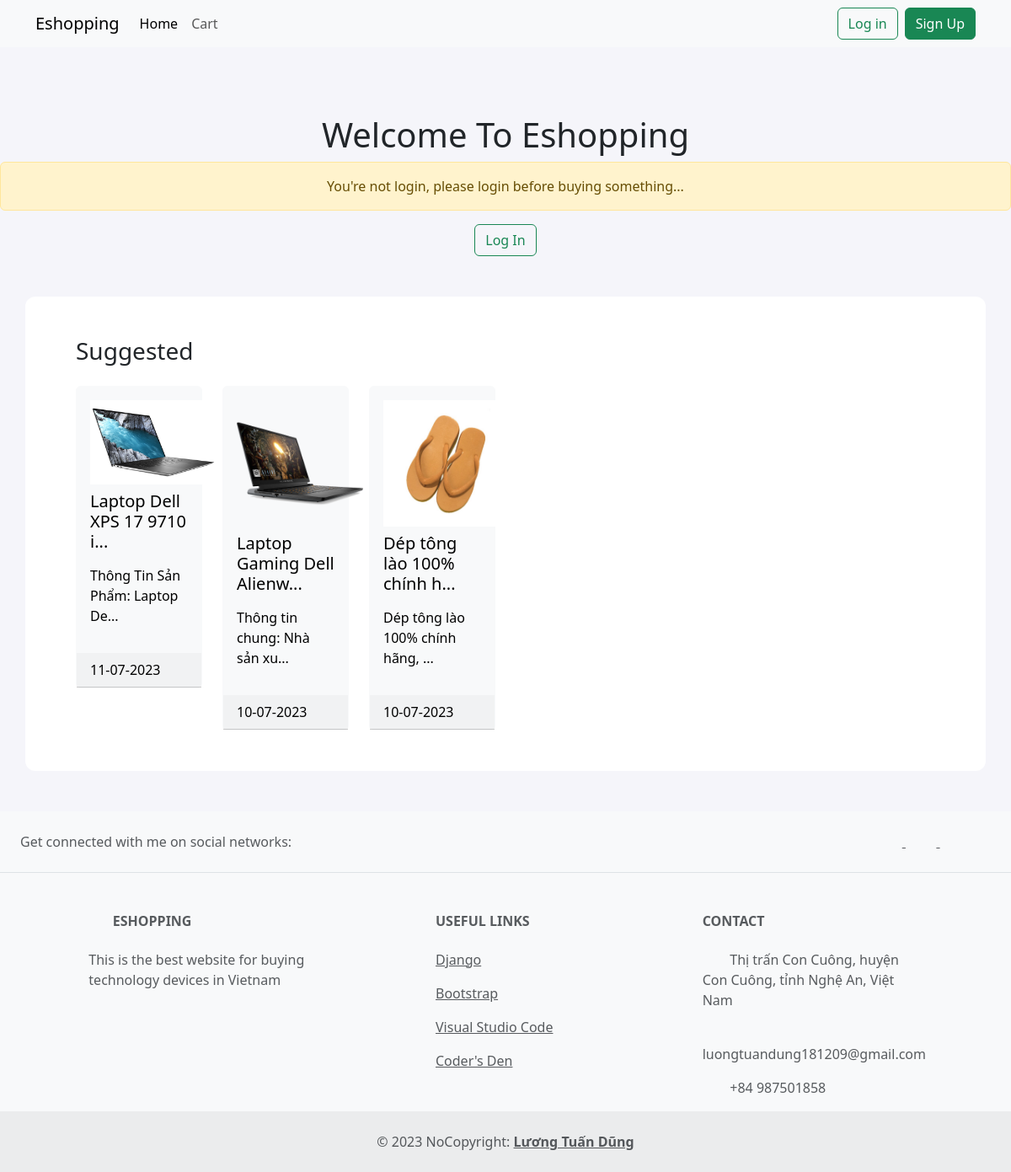
The app's page /, older data.
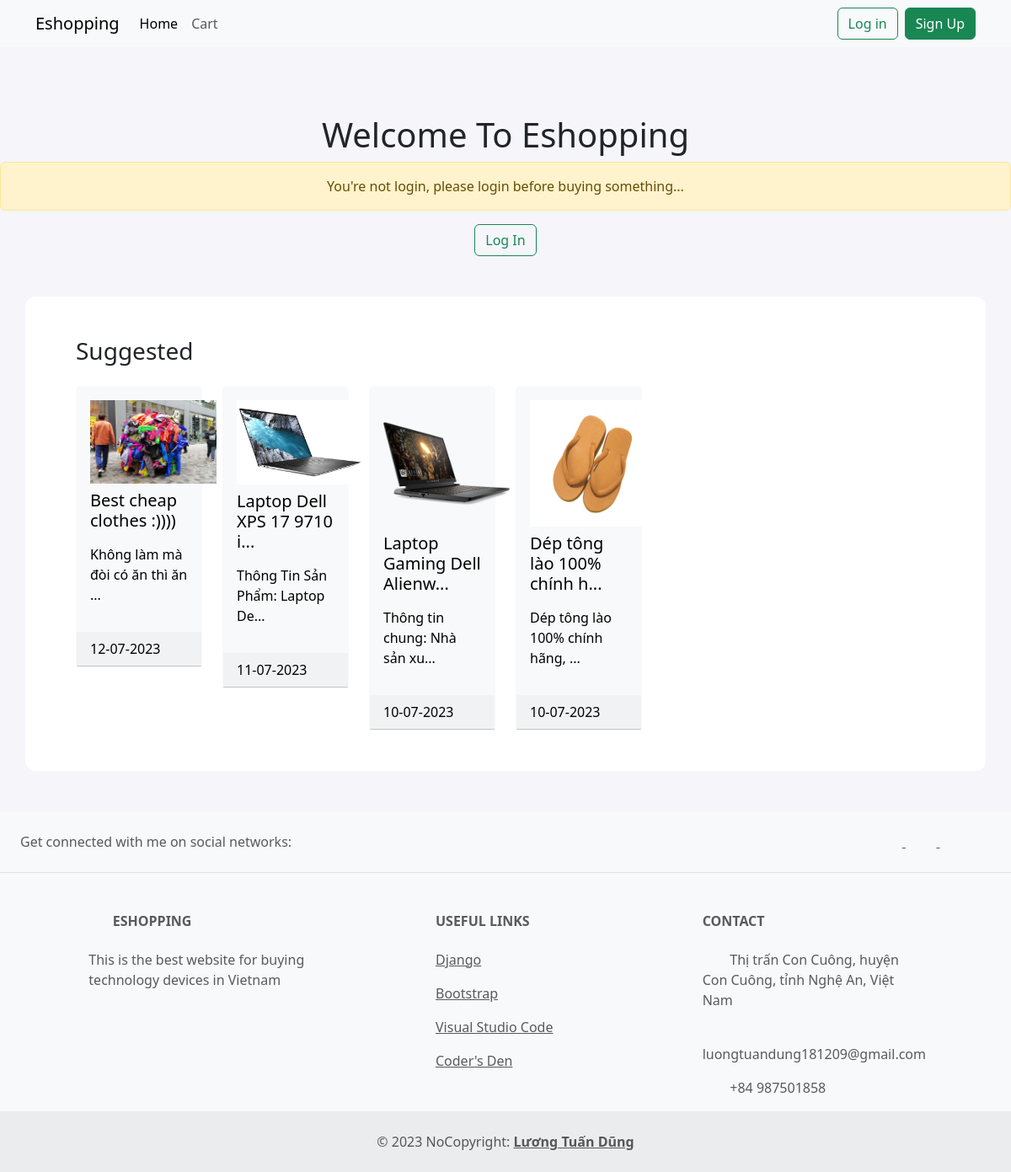
The same page, newer data.
### mall/models.py (models this page shows)
class Product(models.Model):
    title = models.CharField(max_length=1000)
    description = models.TextField()
    image = models.ImageField(null=True)
    date = models.DateTimeField(auto_now_add=True)
    cost = models.IntegerField()

### mall/views.py (the view)
# urls.py: path('', include('mall.urls')),
def mall(request):
    Data = {'Products': Product.objects.all().order_by('-date')}
    return render(request, 'mall/mall.html', Data)

### templates/mall/mall.html (shortened to what this page needs)
{% extends '../base.html' %}
{% block content %}
<div class="header" style="margin-bottom: 3rem;">
    <div class="text-center">
        {% if user.is_authenticated %}
        <h1>Hi {{ user.username }}! Have a good day!</h1>
        {% else %}
        <h1>Welcome To Eshopping</h1>
        <div class="alert alert-warning" role="alert">
            You're not login, please login before buying something...
          </div>
        <a class="btn btn-outline-success" href="{% url 'login' %}">Log In</a>
        {% endif %}
    </div>
</div>
<div class="body">
    <div class="container">
        <div class="row pt-5 pb-5" style="background-color: #fff; border-radius: 12px; padding-left: 3rem; padding-right: 3rem;">
            <h3 class="text-dark pb-3">Suggested</h3>
            {% for product in Products %}
            <div class="col-md-2">
                <a href="{% url 'product' product.id %}" style="text-decoration: none; color: #000;">
                    <div class="card text-bg-light border-light">
                        <div class="card-body">
                            {% if product.image %}
                            <div class="text-center pb-2">
                                <img src="{{product.image.url}}" width="150" />
                            </div>
                            {% endif %}
                            <h5 class="card-title">
                                {% if product.title|length > 25 %}
                                    <p>{{ product.title|slice:"25" }}...</a></p>
                                {% else %}
                                    <p>{{ product.title }}</p>
                                {% endif %}
                            </h5>
                            <p class="card-text">
                              {% if product.description|length > 30 %}
                                  <p>{{ product.description|slice:"30" }}...</a></p>
                              {% else %}
                                  <p>{{ product.description }}</p>
                              {% endif %}
                          </p>
                        </div>
                        <div class="card-header">
                            {{product.date|date:"d-m-Y"}}
                        </div>
                      </div>
            </div>
            {% endfor %}
{% endblock %}

### templates/base.html (shortened to what this page needs)
<!DOCTYPE html>
{% load static %}
<html lang="en">
<head>
    <link rel="stylesheet" href="{% static 'css/bootstrap.min.css' %}">
</head>
<body style="background-color: #f5f5fa;">
    <nav class="navbar navbar-expand-lg bg-body-tertiary" style="margin-bottom: 5rem;">
        <div class="container">
          <a class="navbar-brand" href="{% url 'home' %}">Eshopping</a>
          <div class="collapse navbar-collapse" id="navbarSupportedContent">
            <ul class="navbar-nav me-auto mb-2 mb-lg-0">
              <li class="nav-item">
                <a class="nav-link active" aria-current="page" href="{% url 'home' %}">Home</a>
              </li>
              <li class="nav-item">
                <a class="nav-link" href="#">Cart</a>
              </li>
            </ul>
            <form class="d-flex" role="search">
              {% if user.is_authenticated %}
                <a class="btn btn-outline-success me-2" href="{% url 'logout' %}">Log out</a>
              {% else %}
                <a class="btn btn-outline-success me-2" href="{% url 'login' %}">Log in</a>
                <a class="btn btn-success" href="{% url 'register' %}">Sign Up</a>
              {% endif %}
            </form>
          </div>
        </div>
      </nav>
    {% block content %}{% endblock %}
<footer class="text-center text-lg-start bg-light text-muted" style="margin-top: 3rem;">
  <section class="d-flex justify-content-center justify-content-lg-between p-4 border-bottom">
    <div class="me-5 d-none d-lg-block">
      <span>Get connected with me on social networks:</span>
    </div>
    <div>
      <a href="https://www.facebook.com/luong.tuandung.3" target="_blank" class="me-4 text-reset">
        <i class="fab fa-facebook-f"></i>
      </a>
      <a href="https://wa.me/84987501858" class="me-4 text-reset" target="_blank">
        <i class="fab fa-whatsapp"></i>
      </a>
      <a href="https://github.com/DungHandsome" class="me-4 text-reset" target="_blank">
        <i class="fab fa-github"></i>
      </a>
    </div>
  </section>
  <section class="">
    <div class="container text-center text-md-start mt-5">
      <div class="row mt-3">
        <div class="col-md-3 col-lg-4 col-xl-3 mx-auto mb-4">
          <h6 class="text-uppercase fw-bold mb-4">
            <i class="fas fa-gem me-3"></i>Eshopping
          </h6>
          <p>
            This is the best website for buying technology devices in Vietnam
          </p>
        </div>
        <div class="col-md-3 col-lg-2 col-xl-2 mx-auto mb-4">
          <h6 class="text-uppercase fw-bold mb-4">
            Useful links
          </h6>
          <p>
            <a href="https://www.djangoproject.com/" class="text-reset">Django</a>
          </p>
          <p>
            <a href="https://getbootstrap.com/" class="text-reset">Bootstrap</a>
          </p>
          <p>
            <a href="https://code.visualstudio.com/" class="text-reset">Visual Studio Code</a>
          </p>
          <p>
            <a href="https://nguyenanhtrong.tech/" class="text-reset">Coder's Den</a>
          </p>
        </div>
        <div class="col-md-4 col-lg-3 col-xl-3 mx-auto mb-md-0 mb-4">
          <h6 class="text-uppercase fw-bold mb-4">Contact</h6>
          <p><i class="fas fa-home me-3"></i> Thị trấn Con Cuông, huyện Con Cuông, tỉnh Nghệ An, Việt Nam</p>
          <p>
            <i class="fas fa-envelope me-3"></i>
            luongtuandung181209@gmail.com
          </p>
          <p><i class="fas fa-phone me-3"></i> +84 987501858</p>
        </div>
      </div>
    </div>
  </section>
  <div class="text-center p-4" style="background-color: rgba(0, 0, 0, 0.05);">
    © 2023 NoCopyright:
    <a class="text-reset fw-bold" href="https://iamtuandung.web.app">Lương Tuấn Dũng</a>
  </div>
</footer>
</body>
</html>

Row changes from the older to the newer data that the page shows:
added Product: image (picture), title "Best cheap clothes :))))", description "Không làm mà đòi có ăn thì ăn", date "12-07-2023"
